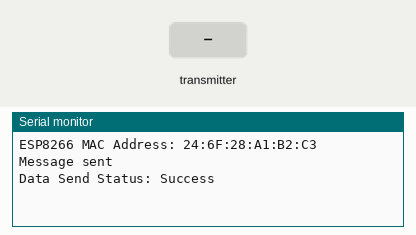
Simulated run of this sketch. Board: ESP8266 (NodeMCU). Parts: the last lines printed to the serial monitor. The test bench sets the inputs (shaded band).

Above: at 1.2 s.
1.3 s: the transmitter starts sending text = 0
At 1.61 s:
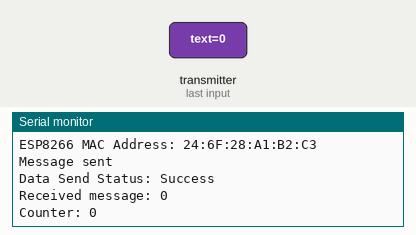
2.8 s: the transmitter starts sending counter = 256
At 3.11 s:
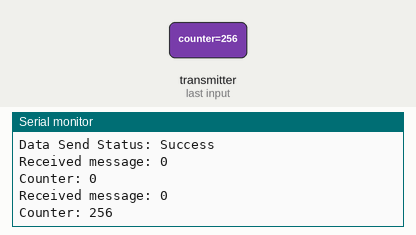
4.3 s: the transmitter starts sending text = 1
5.8 s: the transmitter starts sending counter = 512
At 6.61 s:
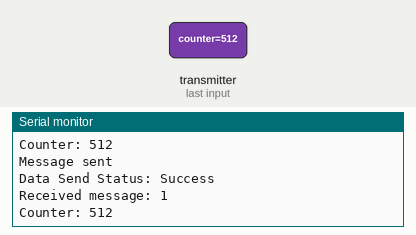
Timing chart, 0 to 8.3 s (numbered marks = the images above; inputs shaded):
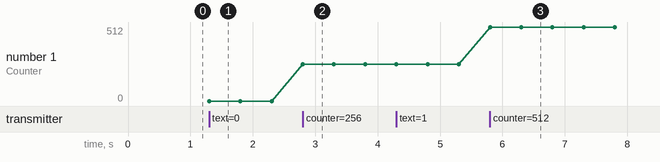

The sketch:

sketch_dec10c_change.ino
```cpp
#include <espnow.h>
#include <ESP8266WiFi.h>

// Replace with the MAC Address of the other ESP8266
uint8_t peerMAC[] = {0xD8, 0xF1, 0x5B, 0x10, 0x7C, 0x42};

// Define a structure to hold the message
typedef struct message_t {
  char text[32];
  int counter;
} message_t;

message_t outgoingMessage;
message_t incomingMessage;

// Callback when data is sent
void OnDataSent(uint8_t *mac_addr, uint8_t sendStatus) {
  Serial.print("Data Send Status: ");
  if (sendStatus == 0) {
    Serial.println("Success");
  } else {
    Serial.println("Fail");
  }
}

// Callback when data is received
void OnDataRecv(uint8_t *mac, uint8_t *incomingData, uint8_t len) {
  memcpy(&incomingMessage, incomingData, sizeof(incomingMessage));
  Serial.print("Received message: ");
  Serial.println(incomingMessage.text);
  Serial.print("Counter: ");
  Serial.println(incomingMessage.counter);
}

void setup() {
  Serial.begin(74880);

  // Set device as a Wi-Fi station
  WiFi.mode(WIFI_STA);

  // Print the MAC Address of the device
  Serial.print("ESP8266 MAC Address: ");
  Serial.println(WiFi.macAddress());

  // Initialize ESP-NOW
  if (esp_now_init() != 0) {
    Serial.println("Error initializing ESP-NOW");
    return;
  }

  // Register the send callback
  esp_now_register_send_cb(OnDataSent);

  // Register the receive callback
  esp_now_register_recv_cb(OnDataRecv);

  // Add the peer
  esp_now_set_self_role(ESP_NOW_ROLE_COMBO);
  esp_now_add_peer(peerMAC, ESP_NOW_ROLE_COMBO, 1, NULL, 0);
}

void loop() {
  // Prepare outgoing message
  strcpy(outgoingMessage.text, "Hello from Krupal");
  outgoingMessage.counter = millis() / 1000;

  // Send the message to the peer
  esp_now_send(peerMAC, (uint8_t *) &outgoingMessage, sizeof(outgoingMessage));
  Serial.println("Message sent");

  // Wait before sending the next message
  delay(2000);
}
```

Measured:
- after the input at 1.3 s, the serial monitor: prints a new line at once (image 1)
- after the input at 2.8 s, the serial monitor: prints a new line at once (image 2)
- after the input at 5.8 s, the serial monitor: prints a new line at once (image 3)
- plotted number 1: 0 → 256 after the input at 2.8 s, 256 → 512 after the input at 5.8 s
